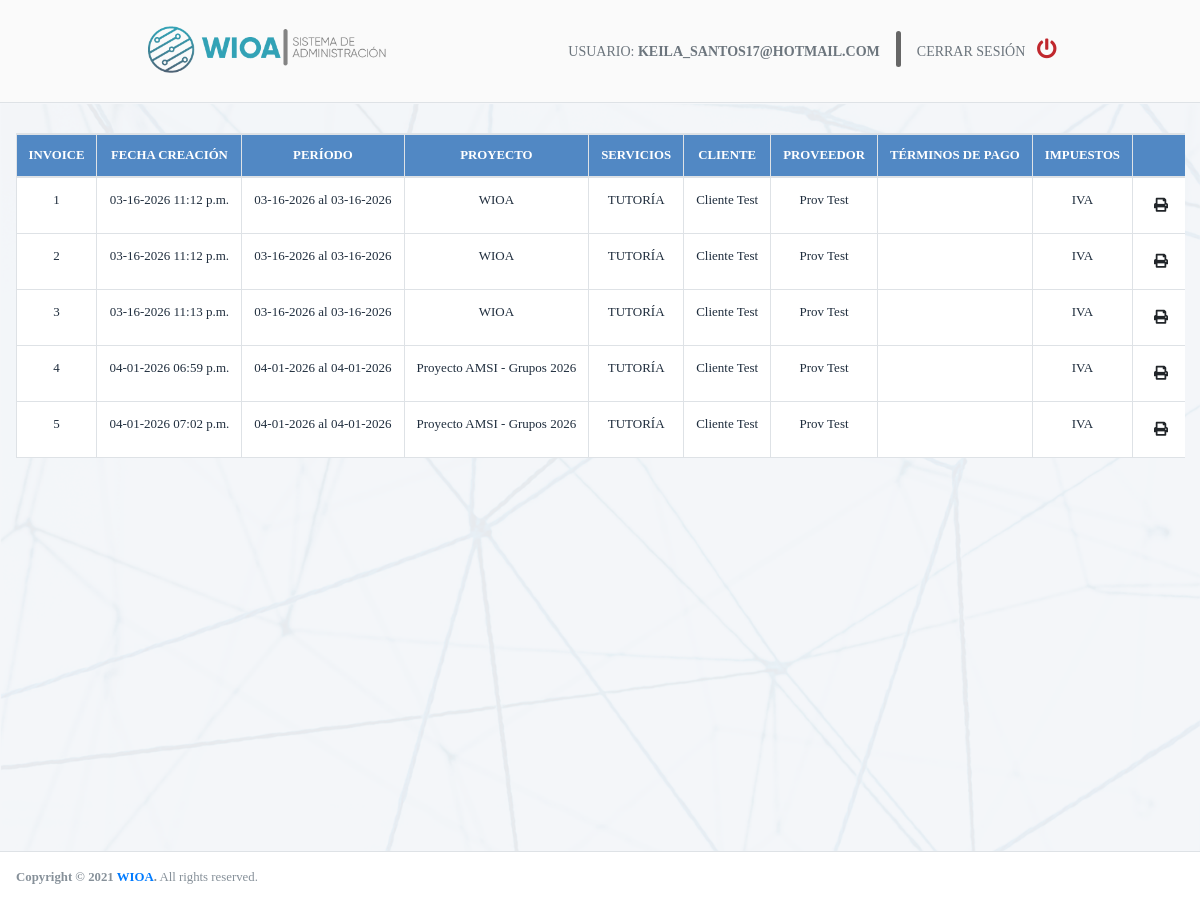
Before: /registros/listarFactura/ (signed in) with the older database file.
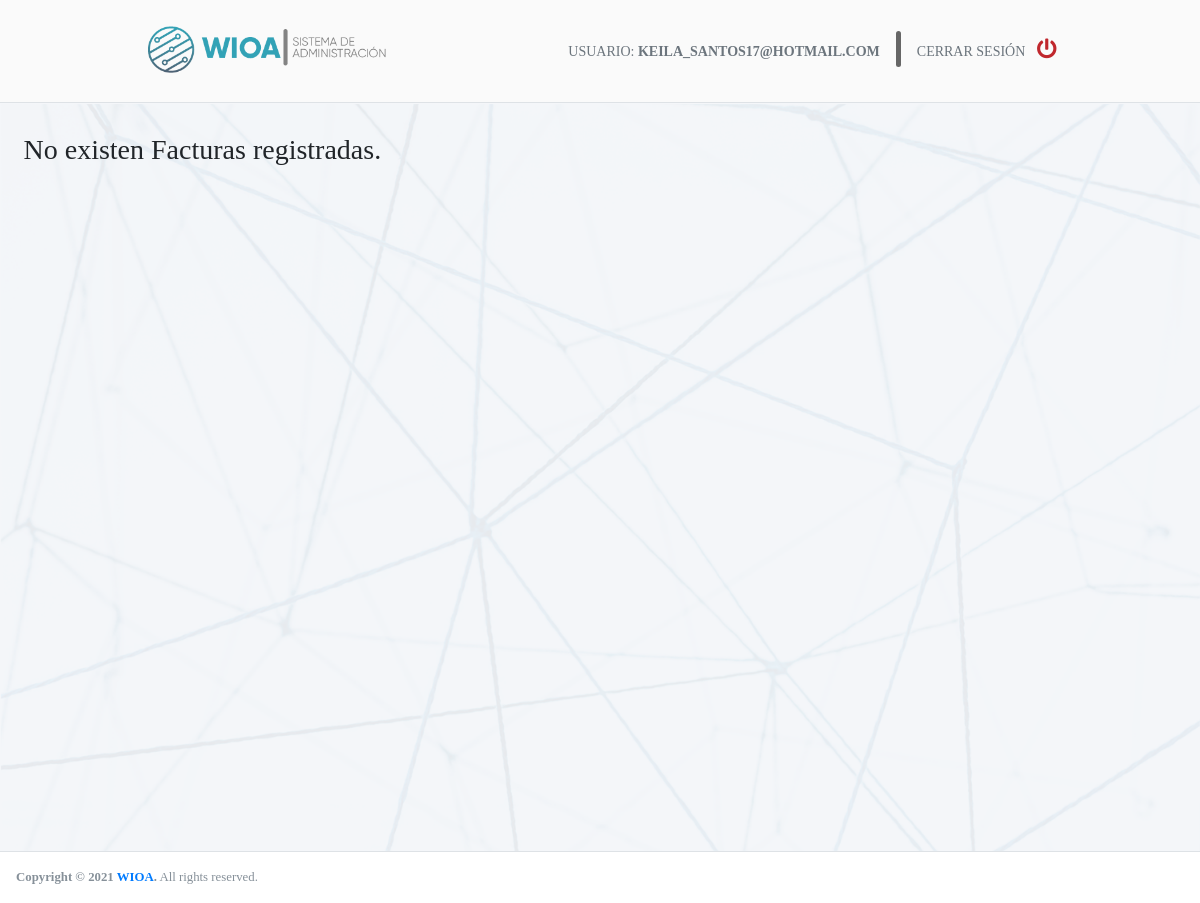
After: the same page with the newer database file.
### apps/registros/models.py (models this page shows)
class Factura(models.Model):
    TERMINOS_PAGO = (
       ('Due upon reciept', ('Due upon reciept')),
       ('Net 30 days', ('Net 30 days')),
       ('Other', ('Other')),
    )
    id = models.AutoField(primary_key=True)
    fechaCreacion = models.DateTimeField(auto_now=True)
    fechaInicio = models.DateTimeField(auto_now=False)
    fechaFin = models.DateTimeField(auto_now=False)
    eliminada = models.BooleanField(default=False)
    descripcion = models.CharField(max_length=500, blank=True, null=True)
    terminosPago = models.CharField(max_length=32, choices=TERMINOS_PAGO, verbose_name="Términos de Pago", default='', blank=True, null=False)
    terminosPagoOtro = models.CharField(max_length=200, verbose_name="Términos Otros", blank=True, null=True)
    mensajeInstitucional = models.CharField(max_length=500, verbose_name="Mensaje Institucional", blank=True, null=True)
    descripcionTareas = models.CharField(max_length=500, verbose_name="Descripción de Tareas", blank=True, null=True)
    logrosObtenidos = models.CharField(max_length=500, verbose_name="Logros Obtenidos", blank=True, null=True)
    cliente = models.ForeignKey(Cliente, on_delete=models.PROTECT, blank=False, null=False)
    proveedor = models.ForeignKey(Proveedor, on_delete=models.PROTECT, blank=False, null=False)
    impuesto = models.ForeignKey(Impuesto, on_delete=models.PROTECT, blank=False, null=False)
    usuario = models.ForeignKey(User, on_delete=models.PROTECT, blank=False, null=False)
    proyectosServicios = models.ManyToManyField(ServiciosProyecto, related_name='factura')

class Impuesto(models.Model):
    id = models.AutoField(primary_key=True)
    nombre = models.CharField(max_length=50, blank=False,null=False)
    porcentaje = models.DecimalField(max_digits=10, decimal_places=2, blank=False, null=False, default=0, verbose_name="Porcentaje (%)")
    class Meta:
        verbose_name='Impuesto'
        verbose_name_plural='Impuestos'
        ordering=['nombre']
    def __str__(self) :
        return self.nombre

### apps/proyecto/models.py (models this page shows, shortened)
class ServiciosProyecto(models.Model):
    TIPO_FACTURACION = (
       ('Por hora', ('Por hora')),
       ('Por participante', ('Por participante')),
    )
    id = models.AutoField(primary_key=True)
    precio_por_hora_participante = models.DecimalField(max_digits=7, decimal_places=2, blank=False, null=False, default=0, verbose_name="Precio (por Hora | Participante)") #El precio puede ser por hora o por participante, segun opcion elegida en tipo_facturacion
    cantidad_participantes = models.IntegerField(blank=False, null=False, default=0, verbose_name='Límite de participantes', validators=[MinValueValidator(0)])
    total_horas = models.IntegerField(blank=False, null=False, default=0, verbose_name="Total de horas por participante", validators=[MinValueValidator(0)])
    presupuesto_total = models.DecimalField(max_digits=10, decimal_places=2, blank=False, null=False, default=0)
    nroPartidaPresupuestaria = models.CharField(max_length=200, blank=True,null=True, verbose_name='Número de Partida Presupuestaria')
    tipo_facturacion = models.CharField(max_length=32, choices=TIPO_FACTURACION, verbose_name="Tipo de Facturación", default='', blank=False, null=False)
    servicio = models.ForeignKey(Servicio, on_delete=models.PROTECT, blank=False, null=False)
    proyecto = models.ForeignKey(Proyecto, on_delete=models.PROTECT, blank=False, null=False)
    class Meta:
        verbose_name = ("Servicios del Proyecto")
        verbose_name_plural = ("Servicios del Proyecto")
        ordering = ['proyecto', 'servicio']

class Proyecto(models.Model):
    id = models.AutoField(primary_key=True)
    nombre = models.CharField(max_length=50, blank=False,null=False, verbose_name='Nombre del Proyecto')
    fechaCreacion = models.DateTimeField(auto_now=True, verbose_name='Fecha de Creación')
    logoCliente = models.ImageField(upload_to="logos", null=True, blank=True, verbose_name="Logo del Cliente")
    logoAdmin1 = models.ImageField(upload_to="logos", null=True, blank=True, verbose_name="Logo Uno a Uno Admin")
    logoAdmin2 = models.ImageField(upload_to="logos", null=True, blank=True, verbose_name="Logo WIOA Admin")
    alumnos = models.ManyToManyField(Alumno, related_name='proyecto', verbose_name="Participantes")
    maestros = models.ManyToManyField(Maestro, related_name='proyecto', verbose_name="Consultores Educativos")
    class Meta:
        verbose_name = ("Proyecto")
        verbose_name_plural = ("Proyectos")
        ordering = ['nombre']
    def __str__(self) :
        return self.nombre

class Servicio(models.Model):
    id = models.AutoField(primary_key=True)
    nombre = models.CharField(max_length=50, blank=False,null=False)
    class Meta:
        verbose_name='Servicio'
        verbose_name_plural='Servicios'
        ordering=['nombre']
    def __str__(self) :
        return self.nombre

### apps/administracion/models.py (models this page shows)
class Cliente(models.Model):
    id = models.AutoField(primary_key=True)
    nombre = models.CharField(max_length=200, blank=False,null=False)
    direccionFisica = models.CharField(max_length=100, verbose_name='Direccion Física', blank=True, null=True)
    direccionPostal = models.CharField(max_length=100, verbose_name='Direccion Postal', blank=True, null=True)
    att = models.CharField(max_length=100, blank=True, null=True)
    departamento = models.CharField(max_length=100, blank=True, null=True)
    centroGestion = models.ForeignKey(CentroGestion, on_delete=models.PROTECT, blank=True, null=True)
    class Meta:
        verbose_name = ("Cliente")
        verbose_name_plural = ("Clientes")
    def __str__(self):
        return self.nombre

class Proveedor(models.Model):
    id = models.AutoField(primary_key=True)
    nombre = models.CharField(max_length=200, blank=False,null=False)
    telefono = models.CharField(max_length=200, blank=False,null=False)
    fax = models.CharField(max_length=200, blank=False,null=False)
    direccionFisica = models.CharField(max_length=100, verbose_name='Dirección Física', blank=True, null=True)
    direccionPostal = models.CharField(max_length=100, verbose_name='Dirección Postal', blank=True, null=True)
    numeroFiscal = models.CharField(max_length=100, verbose_name='Número Fiscal', blank=True, null=True)
    class Meta:
        verbose_name = ("Proveedor")
        verbose_name_plural = ("Proveedores")
    def __str__(self):
        return self.nombre

### apps/registros/views.py (the view)
# urls.py: path('listarFactura/', login_required(ListarFactura.as_view()), name = 'listarFactura'),
class ListarFactura(ListView):
    model = Factura
    template_name = LISTAR_FACTURA_FILE
    def get(self, request, *args, **kwargs):
        factura_filter = FacturaFilter(request.GET, queryset=Factura.objects.all())
        return render(request, LISTAR_FACTURA_FILE, {'filter': factura_filter})

### templates/registros/factura/listarFactura.html (shortened to what this page needs)
{% extends 'index.html' %}
{% load static %}
{% block conteiner %}
  <div class="table-stats order-table ov-h table-responsive">
    {% if filter.qs %}
      <table id="tablaFacturacion" class="table table-bordered table-hover dataTable table-head-fixed text-nowrap bg-white">
          <thead class="text-center bg-header-tabla">
              <tr>
                  <th>INVOICE</th>
                  <th>FECHA CREACIÓN</th>
                  <th>PERÍODO</th>
                  <th>PROYECTO</th>
                  <th>SERVICIOS</th>
                  <th>CLIENTE</th>
                  <th>PROVEEDOR</th>
                  <th>TÉRMINOS DE PAGO</th>
                  <th>IMPUESTOS</th>
                  <th></th>
              </tr>
          </thead>
          <tbody>
              {% for factura in filter.qs %}
              <tr class="text-center">
                  <td>{{ factura.id }}</td>
                  <td>{{ factura.fechaCreacion | date:"m-d-Y h:i a" }}</td>
                  <td>{{ factura.fechaInicio | date:"m-d-Y" }} al {{ factura.fechaFin | date:"m-d-Y" }}</td>
                  <td>{{ factura.proyectosServicios.all.first.proyecto }}</td>
                  <td>
                    {% for servicio in factura.proyectosServicios.all %}
                      {% if forloop.first %}
                        {{ servicio.servicio | upper }}
                      {% else %}
                        <br> {{ servicio.servicio | upper }}
                      {% endif %}
                    {% endfor %}
                  </td>
                  <td>{{ factura.cliente }}</td>
                  <td>{{ factura.proveedor }}</td>
                  <td>
                  </td>
                  <td>{{ factura.impuesto }}</td>
                  <td>
                    <a class="btn btn-error btn-sm" href="{% url 'registros:printPdf' factura.id %}" target="_blank"><i class="fas fa-fas fa-print"></i></a>
                  </td>
              </tr>
              {% endfor %}
          </tbody>
      </table>
    {% else %}
      <h3 class="pl-2">No existen Facturas registradas.</h3>
    {% endif %}
  </div>
{% endblock conteiner %}

### templates/index.html (shortened to what this page needs)
{% load static %}
<!DOCTYPE html>
<html lang="es">
<head>
    <link rel="stylesheet" href="https://cdn.jsdelivr.net/npm/font-awesome@4.7.0/css/font-awesome.min.css">
    <link rel="stylesheet" href="{% static 'lib/adminlte-3.1.0/plugins/fontawesome-free/css/all.min.css' %}">
    <link rel="stylesheet" href="{% static 'lib/adminlte-3.1.0/plugins/select2/css/select2.min.css' %}">
    <link rel="stylesheet" href="{% static 'lib/adminlte-3.1.0/plugins/select2-bootstrap4-theme/select2-bootstrap4.min.css' %}">
    <link rel="stylesheet" href="{% static 'lib/adminlte-3.1.0/plugins/sweetalert2/sweetalert2.css' %}">
    <link rel="stylesheet" href="{% static 'lib/adminlte-3.1.0/css/adminlte.css' %}">
    <link rel="stylesheet" href="{% static 'css/main.css' %}">
    <link rel="stylesheet" href="{% static 'lib/adminlte-3.1.0/plugins/daterangepicker/daterangepicker.css' %}">
</head>
<body class="hold-transition sidebar-mini">
    <div class="wrapper">
        {% include 'header.html' %}
        <div class="content-wrapper ml-0">
            <div class="content-header">
            </div>
            <div class="content">
                <div class="container-fluid">
                    {% block conteiner %}
                    {% endblock %}
                </div>
            </div>
        </div>
        <footer class="main-footer ml-0">
            <strong>Copyright &copy; 2021 <a href="">WIOA</a>.</strong>
            All rights reserved.
        </footer>
    </div>
    <link rel="stylesheet" href="{% static 'lib/timer/style.css' %}">
</body>
</html>

### templates/header.html (shortened to what this page needs)
{% load static %}
<header class="d-flex flex-wrap justify-content-center py-3 border-bottom">
    <a href="/" class="brand-link link-logo">
        <img src="{% static 'img/logo.png' %}" alt="Logo WIOA" class="brand-image" style="opacity: .8">
    </a>
    <br class="d-none d-md-inline">
    <ul class="nav nav-pills align-self-center" id="opciones">
        <li class="nav-item d-sm-inline-block" style="margin-top: 2px;">
            <p class="nav-link m-0">USUARIO: <b style="font-family: 'Gilroy-ExtraBold';">{{ user.username | upper }}</b></p>
        </li>
        <div class="linea-gris"></div>
        <li class="nav-item d-sm-inline-block">
            <a class="nav-link" href="{% url 'logout' %}"><p class="texto-session">CERRAR SESIÓN</p>  <i class="fa fa-power-off icono-menu" style="color: #c0272d;"></i></a>
        </li>
    </ul>
</header>

### static/css/main.css (style rules this page uses)
html, body, header { font-family: 'Gilroy-Light'; }
.brand-link .brand-image { max-width: 90%; }
header { font-size: 14px !important; }
header .link-logo { margin: 0 58% 0 0; }
header .linea-gris { background-color: #666666; width: 5px; height: 36px; border-radius: 10px; }
header .icono-menu { font-size: 20px !important; margin-left: 0.5rem; }
.content-wrapper { background-image: url('../img/fondo-content.png') !important; background-size: cover !important; }
@media (max-width: 1200px) { body { font-size: 0.8rem; } }
@media (max-width: 1890px) { header .link-logo { margin-right: 35%; } }
@media (max-width: 1258px) { header .link-logo { margin-right: 12%; } }

Changed rows visible on the page:
removed Factura: id "1", fechaCreacion "03-16-2026 11:12 p.m.", fechaInicio "03-16-2026", fechaFin "03-16-2026", proyectosServicios.all.first.proyecto "WIOA", cliente "Cliente Test", proveedor "Prov Test", impuesto "IVA"
removed ServiciosProyecto: servicio "TUTORÍA"
removed Factura: id "2", fechaCreacion "03-16-2026 11:12 p.m.", fechaInicio "03-16-2026", fechaFin "03-16-2026", proyectosServicios.all.first.proyecto "WIOA", cliente "Cliente Test", proveedor "Prov Test", impuesto "IVA"
removed Factura: id "3", fechaCreacion "03-16-2026 11:13 p.m.", fechaInicio "03-16-2026", fechaFin "03-16-2026", proyectosServicios.all.first.proyecto "WIOA", cliente "Cliente Test", proveedor "Prov Test", impuesto "IVA"
removed Factura: id "4", fechaCreacion "04-01-2026 06:59 p.m.", fechaInicio "04-01-2026", fechaFin "04-01-2026", proyectosServicios.all.first.proyecto "Proyecto AMSI - Grupos 2026", cliente "Cliente Test", proveedor "Prov Test", impuesto "IVA"
removed ServiciosProyecto: servicio "TUTORÍA"
removed Factura: id "5", fechaCreacion "04-01-2026 07:02 p.m.", fechaInicio "04-01-2026", fechaFin "04-01-2026", proyectosServicios.all.first.proyecto "Proyecto AMSI - Grupos 2026", cliente "Cliente Test", proveedor "Prov Test", impuesto "IVA"
Other visible differences:
text no longer shown: "INVOICE FECHA CREACIÓN PERÍODO PROYECTO SERVICIOS CLIENTE PROVEEDOR TÉRMINOS DE PAGO IMPUESTOS"
text now shown: "No existen Facturas registradas."
